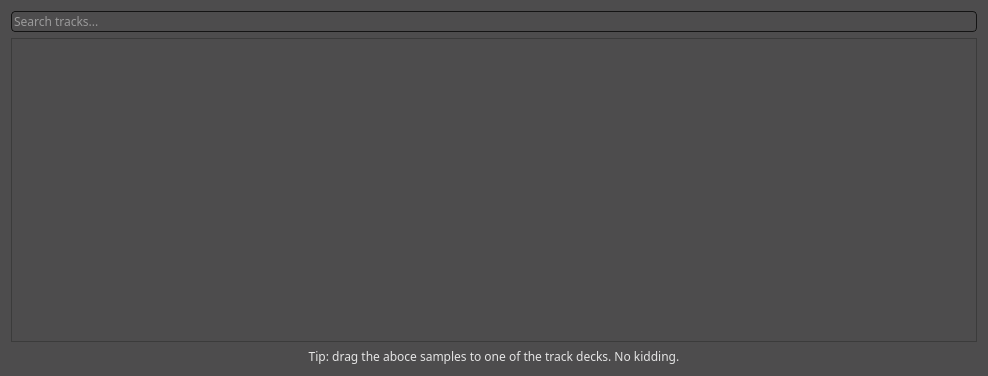
<?xml version="1.0" encoding="UTF-8"?>
<ui version="4.0">
 <class>tracktab</class>
 <widget class="QWidget" name="tracktab">
  <property name="geometry">
   <rect>
    <x>0</x>
    <y>0</y>
    <width>988</width>
    <height>376</height>
   </rect>
  </property>
  <property name="windowTitle">
   <string>Form</string>
  </property>
  <property name="styleSheet">
   <string notr="true">* {
    background: #4d4c4d;
    font-family: handelgotdlig;
    font-weight: 200;
}



 QComboBox {
     border: 1px solid #141414;
     border-radius: 4px;
     padding: 1px 18px 1px 3px;
     min-width: 6em;
     color: #e8e8e8;
 }

 QComboBox:editable {
    background: #5b5a5b
 }

 QComboBox:!editable, QComboBox::drop-down:editable {
      background: qlineargradient(x1: 0, y1: 0, x2: 0, y2: 1,
      stop: 0 #3c3c3c, stop: 1 #262627);
 }

 /* QComboBox gets the &quot;on&quot; state when the popup is open */
 QComboBox:!editable:on, QComboBox::drop-down:editable:on {
     background: #5b5a5b
 }

 QComboBox:on { /* shift the text when the popup opens */
     padding-top: 3px;
     padding-left: 4px;
 }

 QComboBox::drop-down {
     subcontrol-origin: padding;
     subcontrol-position: top right;
     width: 15px;

     border-left-width: 1px;
     border-left-color: darkgray;
     border-left-style: solid; /* just a single line */
     border-top-right-radius: 3px; /* same radius as the QComboBox */
     border-bottom-right-radius: 3px;
 }

QComboBox QAbstractItemView {
    border: 1px solid #141414;
    selection-background-color: #5b5a5b;
}

 QSpinBox {
     /*padding-right: 15px; make room for the arrows */
     background-color: qlineargradient(x1: 0, y1: 0, x2: 0, y2: 1,
                                      stop: 0 #3c3c3c, stop: 1 #262627);
    color: #e8e8e8;
     border: none;
     border-radius: 4px;
     /*border-width: 3;*/
}

QSpinBox::up-button {
    border: none;
}

QSpinBox::down-button {
    border: none;
}

QLineEdit {
    border: 1px solid #141414;
    border-radius: 4px;
    color: #e8e8e8;
    background-color: qlineargradient(x1: 0, y1: 0, x2: 0, y2: 1,
                                     stop: 0 #3c3c3c, stop: 1 #262627);
    selection-background-color: #e8e8e8;
    selection-color: #262627
}

QProgressBar {
    border: 1px solid #141414;
    border-radius: 4px;
    text-align: center;
 }


 QProgressBar::chunk {
    background-color: qlineargradient(x1: 0, y1: 0, x2: 0, y2: 1,
                                      stop: 0 #3c3c3c, stop: 1 #262627);
    width: 20px;
 }

QFrame, QLabel, QToolTip {
   color: #e5e5e5;
   /*border: 1px solid #141414;*/
}

QFrame[style=&quot;plain&quot;] {
    border: 100px solid pink;
}

QAbstractButton {
   padding: 3px;
   border: 1px solid #141414;
   border-radius: 4px;
   background-color: qlineargradient(x1: 0, y1: 0, x2: 0, y2: 1,
                                     stop: 0 #3c3c3c, stop: 1 #262627);
    color: #e8e8e8;
}
QAbstractButton::hover {
   background-color: #5b5a5b;
}

QAbstractButton::disabled {
    color: #262627;
}

QAbstractButton::checked {
    background-color: #1c1c1c;
}

 QTabWidget::pane { /* The tab widget frame */
     border-top: 1px solid #141414;
     position: absolute;
     top: -0.5em;
 }

 QTabWidget::tab-bar {
     alignment: center;
 }

 /* Style the tab using the tab sub-control. Note that
     it reads QTabBar _not_ QTabWidget */
 QTabBar::tab {
 background-color: qlineargradient(x1: 0, y1: 0, x2: 0, y2: 1,
                                   stop: 0 #3c3c3c, stop: 1 #262627);

    border: 1px solid #141414;

     /*border: 2px solid #C4C4C3;
     border-bottom-color: #C2C7CB; same as the pane color */
     border-top-left-radius: 4px;
     border-top-right-radius: 4px;
     min-width: 8ex;
     padding: 2px;
     color: #e8e8e8;
 }

 QTabBar::tab:selected, QTabBar::tab:hover {
     background: #5b5a5b;
 }

 QTabBar::tab:selected {
     border-color: #5b5a5b;
     color: #141414;
     /*border-bottom-color: #C2C7CB; same as pane color */
 }

 QSlider::groove:horizontal {
 border: 1px solid #141414;
     height: 8px; /* the groove expands to the size of the slider by default. by giving it a height, it has a fixed size */
     background-color: qlineargradient(x1: 0, y1: 0, x2: 0, y2: 1,
                                       stop: 0 #3c3c3c, stop: 1 #262627);
     margin: 2px 0;
 }

 QSlider::handle:horizontal {
 background-color: qlineargradient(x1: 0, y1: 0, x2: 0, y2: 1,
                                   stop: 0 #3c3c3c, stop: 1 #262627);     border: 1px solid #5c5c5c;
     width: 18px;
     /*margin: -2px 0;  handle is placed by default on the contents rect of the groove. Expand outside the groove */
     border-radius: 3px;
 }

  QScrollBar:vertical {
      border: 0px solid transparent;
      background: transparent;
      width: 4px;
      margin: 0px 0 0px 0;
  }
  QScrollBar::handle:vertical {
      background: #e8e8e8;
      min-height: 20px;
      border: 2px solid #e8e8e8;
      border-radius: 2px;
  }
  QScrollBar::add-line:vertical {
      border: 0px solid transparent;
      background: transparent;
      height: 0px;
      subcontrol-position: bottom;
      subcontrol-origin: margin;
  }

  QScrollBar::sub-line:vertical {
      border: 0px solid transparent;
      background: transparent;
      height: 0px;
      subcontrol-position: top;
      subcontrol-origin: margin;
  }
  QScrollBar::up-arrow:vertical, QScrollBar::down-arrow:vertical {
      border: 0px solid grey;
      width: 0px;
      height: 0px;
      background: white;
  }

  QScrollBar::add-page:vertical, QScrollBar::sub-page:vertical {
      background: none;
  }



  QScrollBar:horizontal {
      border: 0px solid transparent;
      background: transparent;
      height: 4px;
      margin: 0px 0 0px 0;
  }
  QScrollBar::handle:horizontal{
      background: #e8e8e8;
      min-height: 20px;
      border: 2px solid #e8e8e8;
      border-radius: 2px;
  }
  QScrollBar::add-line:horizontal {
      border: 0px solid transparent;
      background: transparent;
      height: 0px;
      subcontrol-position: bottom;
      subcontrol-origin: margin;
  }

  QScrollBar::sub-line:horizontal {
      border: 0px solid transparent;
      background: transparent;
      height: 0px;
      subcontrol-position: top;
      subcontrol-origin: margin;
  }
  QScrollBar::up-arrow:horizontal, QScrollBar::down-arrow:horizontal {
      border: 0px solid grey;
      width: 0px;
      height: 0px;
      background: white;
  }

  QScrollBar::add-page:vertical, QScrollBar::sub-page:vertical {
      background: none;
  }





QSlider::groove:horizontal {
border: 1px solid #bbb;
background: white;
height: 50px;
border-radius: 4px;
}

QSlider::groove:vertical {
border: 1px solid #bbb;
background: white;
width: 50px;
border-radius: 4px;
}

QSlider::sub-page:horizontal {
background: qlineargradient(x1: 0, y1: 0,    x2: 0, y2: 1,
    stop: 0 #444, stop: 1 #bbb);
background: qlineargradient(x1: 0, y1: 0.2, x2: 1, y2: 1,
    stop: 0 #bbb, stop: 1 #555);
border: 0px solid #777;
height: 50px;
border-radius: 4px;
border-top-left-radius: 4px;
border-top-right-radius: 0px;
border-bottom-left-radius: 4px;
border-bottom-right-radius: 0px;
}

QSlider::sub-page:vertical {
background: qlineargradient(x1: 0, y1: 1,    x2: 0, y2: 0,
    stop: 0 #bbb, stop: 1 #444);
background: qlineargradient(x1: 0, y1: 1, x2: 1, y2: 0.2,
    stop: 0 #555, stop: 1 #bbb);
border: 0px solid #777;
width: 50px;
border-top-left-radius: 4px;
border-top-right-radius: 4px;
border-bottom-left-radius: 0px;
border-bottom-right-radius: 0px;
}

QSlider::add-page:horizontal {
background: qlineargradient(x1: 0, y1: 1,    x2: 0, y2: 0,
    stop: 0 #bbb, stop: 1 #444);
background: qlineargradient(x1: 0, y1: 1, x2: 1, y2: 0.2,
    stop: 0 #555, stop: 1 #bbb);
border: 0px solid #777;
height: 50px;
border-top-left-radius: 0px;
border-top-right-radius: 4px;
border-bottom-left-radius: 0px;
border-bottom-right-radius: 4px;
}

QSlider::add-page:vertical {
background: qlineargradient(x1: 0, y1: 1,    x2: 0, y2: 0,
    stop: 0 #444, stop: 1 #bbb);
background: qlineargradient(x1: 1, y1: 1, x2: 0, y2: 0.2,
    stop: 0 #bbb, stop: 1 #555);
border: 0px solid #777;
width: 50px;
border-top-left-radius: 0px;
border-top-right-radius: 0px;
border-bottom-left-radius: 4px;
border-bottom-right-radius: 4px;
}

QSlider::handle:horizontal {
     background-color: qlineargradient(x1: 0, y1: 0, x2: 0, y2: 1,
                                      stop: 0 #3c3c3c, stop: 1 #262627);
border: 1px solid #777;
width: 53px;
margin-top: -2px;
margin-bottom: -2px;
border-radius: 10px;
margin: 2px;
}

QSlider::handle:vertical {
     background-color: qlineargradient(x1: 0, y1: 0, x2: 0, y2: 1,
                                      stop: 0 #3c3c3c, stop: 1 #262627);
border: 1px solid #777;
height: 53px;
margin-top: -2px;
margin-bottom: -2px;
border-radius: 10px;
margin: 2px;
}

QSlider::sub-page:horizontal:disabled {
background: #bbb;
border-color: #999;
}

QSlider::sub-page:vertical:disabled {
background: #bbb;
border-color: #999;
}

QSlider::add-page:horizontal:disabled {
background: #eee;
border-color: #999;
}

QSlider::add-page:vertical:disabled {
background: #eee;
border-color: #999;
}

QSlider::handle:horizontal:disabled {
background: #eee;
border: 1px solid #aaa;
border-radius: 4px;
}

QSlider::handle:vertical:disabled {
background: #eee;
border: 1px solid #aaa;
border-radius: 4px;
}</string>
  </property>
  <layout class="QVBoxLayout" name="verticalLayout">
   <item>
    <widget class="QLineEdit" name="lineEdit">
     <property name="placeholderText">
      <string>Search tracks...</string>
     </property>
    </widget>
   </item>
   <item>
    <widget class="QListView" name="listView"/>
   </item>
   <item>
    <widget class="QLabel" name="label">
     <property name="text">
      <string>&lt;center&gt;Tip: drag the aboce samples to one of the track decks. No kidding.</string>
     </property>
    </widget>
   </item>
  </layout>
 </widget>
 <resources/>
 <connections/>
</ui>
